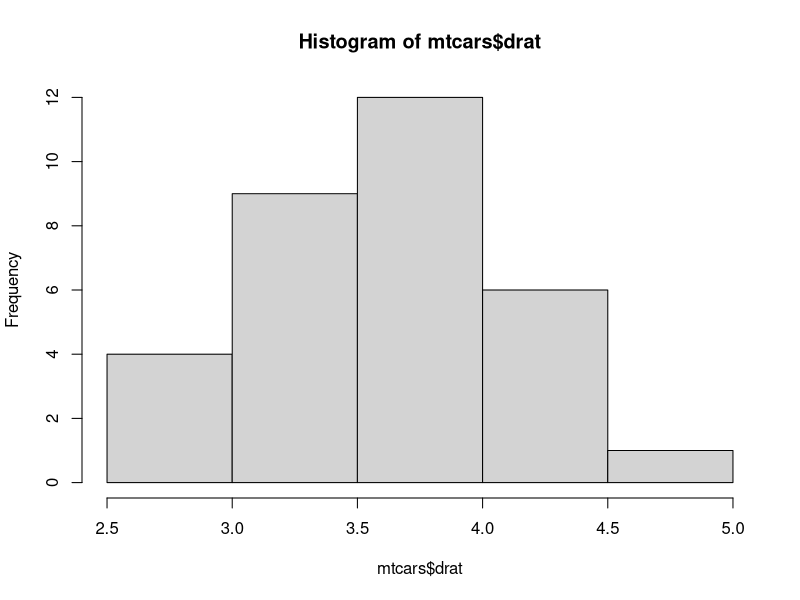
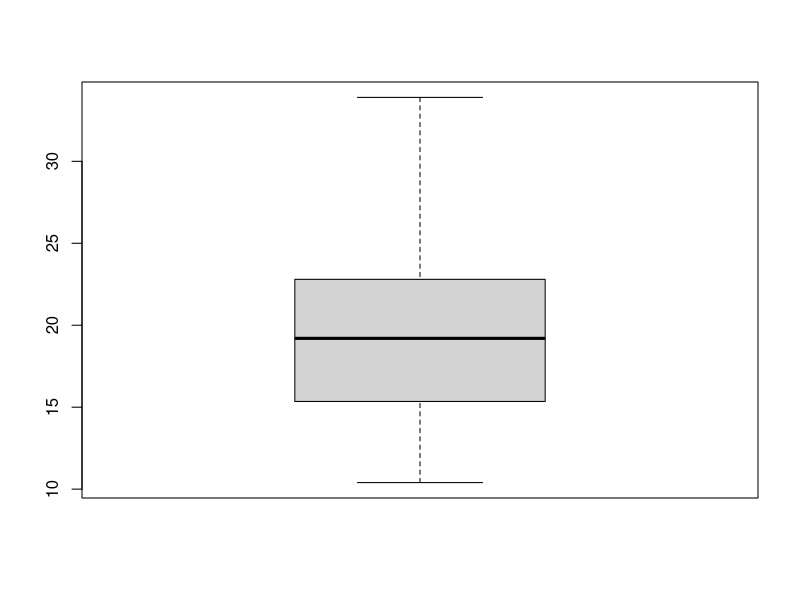

Write the R code that produced these figures, in order.
summary(mtcars)
mean(mtcars$mpg)
sd(mtcars$mpg)
max(mtcars$mpg)
min(mtcars$mpg)

summary(mtcars$drat)
hist(mtcars$drat)
boxplot(mtcars$mpg)
